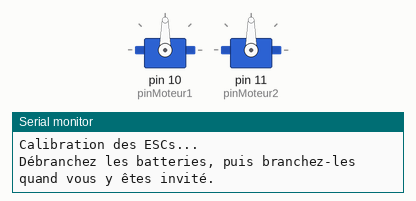
A sketch run on a simulated Arduino Uno, built with avr-gcc and run on an emulated ATmega328P. Shown: 2 × servo, the last lines printed to the serial monitor.

Above: at 0.1 s.
At 6.1 s:
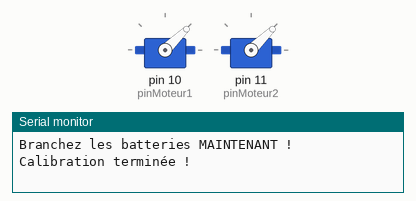
At 128.1 s:
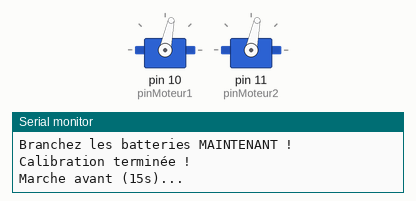
Timing chart, 0 to 129.6 s (numbered marks = the images above):
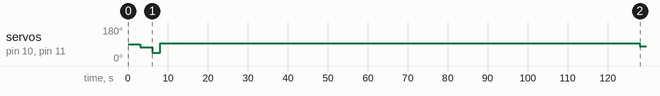

The sketch:

test_moteur.ino
```cpp
#include <Servo.h>

Servo moteur1;
Servo moteur2;

const int pinMoteur1 = 10;
const int pinMoteur2 = 11;

const int throttleStop = 1000;     // Moteur arrêté
const int throttleNeutre = 1500;   // Point mort (neutre)
const int throttleArriere = 1700;    // Marche avant (adapter selon ESCs)
const int throttleAvant = 1300;  // Marche arrière (adapter selon ESCs)

void calibrerESCs() {
  Serial.println("Calibration des ESCs...");
  Serial.println("Débranchez les batteries, puis branchez-les quand vous y êtes invité.");
  delay(3000);
  Serial.println("Branchez les batteries MAINTENANT !");

  // Plein gaz pour init calibration
  moteur1.writeMicroseconds(throttleAvant);
  moteur2.writeMicroseconds(throttleAvant);
  delay(3000);

  // Retour au minimum pour terminer la calibration
  moteur1.writeMicroseconds(throttleStop);
  moteur2.writeMicroseconds(throttleStop);
  Serial.println("Calibration terminée !");
  delay(2000);
}

void setup() {
  Serial.begin(9600);

  moteur1.attach(pinMoteur1);
  moteur2.attach(pinMoteur2);

  calibrerESCs();

  // Mise au neutre après calibration
  moteur1.writeMicroseconds(throttleNeutre);
  moteur2.writeMicroseconds(throttleNeutre);
  delay(120000); // Pause de 2min le temps de refermer le bolide et de le mettre à l'eau
}

void loop() {

  for(int i=0;i<3;i++){
    // Marche avant 15s
    Serial.println("Marche avant (15s)...");
    moteur1.writeMicroseconds(1350);
    moteur2.writeMicroseconds(1350);
    delay(15000);

    moteur1.writeMicroseconds(throttleNeutre);
    moteur2.writeMicroseconds(throttleNeutre);
    delay(5000);

    // Virage 2s
    Serial.println("Virage (2s)...");
    moteur1.writeMicroseconds(1350);
    moteur2.writeMicroseconds(1650);
    delay(15000);

    moteur1.writeMicroseconds(throttleNeutre);
    moteur2.writeMicroseconds(throttleNeutre);
    delay(5000);
  }


  /*
  for (int cycle = 1; cycle <= 20; cycle++) {
    Serial.print("=== Cycle ");
    Serial.print(cycle);
    Serial.println(" ===");

    // Marche avant 20s
    Serial.println("Marche avant (20s)...");
    moteur1.writeMicroseconds(1350);
    moteur2.writeMicroseconds(1350);
    delay(20000);

    // Pause 20s
    Serial.println("Pause (20s)...");
    moteur1.writeMicroseconds(throttleNeutre);
    moteur2.writeMicroseconds(throttleNeutre);
    delay(20000);

    // Virage 1s
    Serial.println("Virage (1s)...");
    moteur1.writeMicroseconds(1350);
    moteur2.writeMicroseconds(1650);
    delay(1000);
  }
  */

  // Fin de la boucle, arrêt complet
  Serial.println("Séquence terminée ! Arrêt des moteurs.");
  moteur1.writeMicroseconds(throttleNeutre);
  moteur2.writeMicroseconds(throttleNeutre);
  while (true);  // Boucle infinie pour ne pas recommencer
}
```

Measured:
- by itself, servo on pin 10 (pinMoteur1), servo on pin 11 (pinMoteur2): 90° → 73° at 3.0 s, → 44° 3.0 s later, → 93° 2.0 s later, → 78° 120 s later
